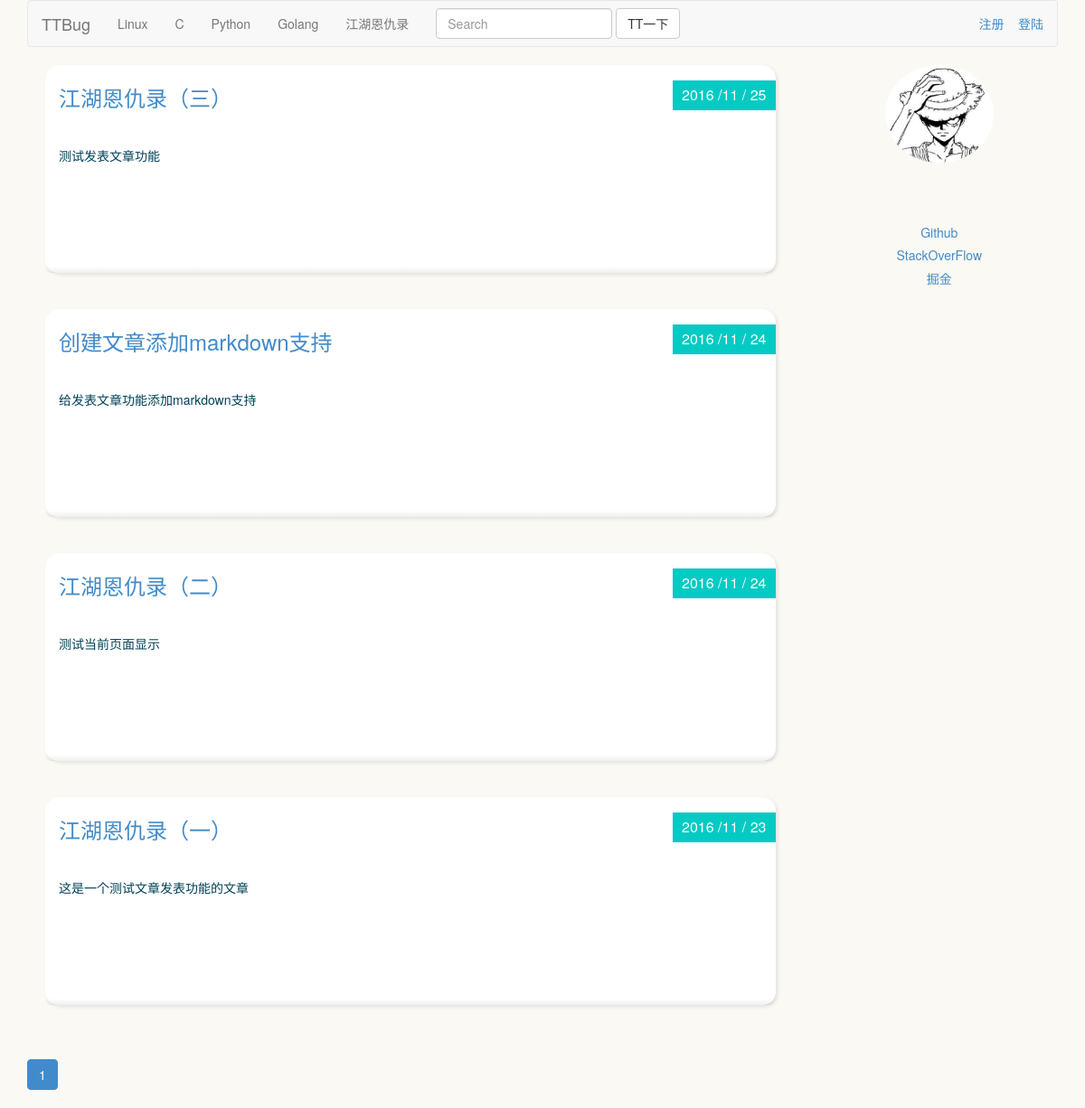
The app's page /, older data.
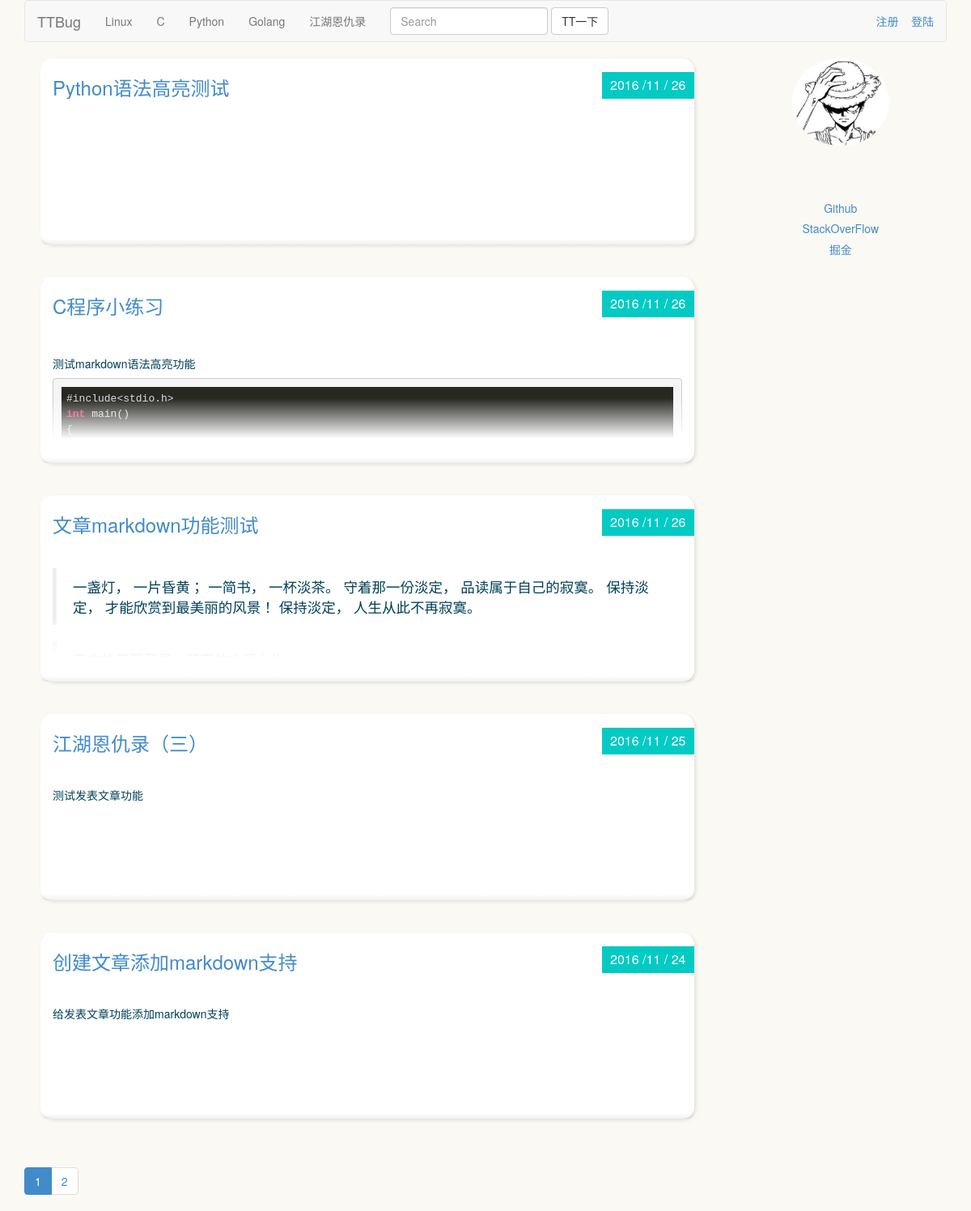
The same page, newer data.
### blocks/models.py (models this page shows, shortened)
class Blocks(models.Model):
    name = models.CharField("板块名称",max_length=100)
    owner = models.CharField("板块管理员",max_length=100)
    describe = models.CharField("板块描述",max_length=300)
    create_time_stamp = models.DateTimeField(auto_now_add=True)
    last_update_timestamp = models.DateTimeField(auto_now=True)
    class Meta:
        verbose_name = "板块"
        verbose_name_plural = "板块"

### articles/models.py (models this page shows, shortened)
class Articles(models.Model):
    owner = models.ForeignKey(User,verbose_name="作者")
    title = models.CharField("文章标题",max_length=100)
    author = models.CharField("文章作者",max_length=100)
    content = models.TextField("文章内容",max_length=10000)
    block = models.ForeignKey(Blocks,verbose_name="所属板块")
    create_time_stamp = models.DateTimeField("创建时间",auto_now_add=True)
    last_update_timestamp = models.DateTimeField("最后更新时间",auto_now=True)
    class Meta:
        verbose_name = "文章"
        verbose_name_plural = "文章"

### blocks/views.py (the view)
# urls.py: url(r'^$',views.index,name='index'),
def index(request):
    page_no = int(request.GET.get("page_no","1"))
    blocks = Blocks.objects.all().order_by("id")
    articles = Articles.objects.all().order_by("-id")
    articles_objs,pagination_data = paginate_queryset(articles,page_no)
    return render(request,"index.html",{"blocks":blocks,"articles":articles_objs,"pagination_data":pagination_data})

### articles/templatetags/custom_markdown.py (called while the page is built)
@register.filter(is_safe=True)
@stringfilter
def custom_markdown(value):
    return mark_safe(markdown2.markdown(force_text(value),extras=["fenced-code-blocks", "cuddled-lists", "metadata", "tables", "spoiler"]))

### utils/paginator.py (called while the page is built)
def paginate_queryset(objs,page_no,cnt_per_page=5,half_show_length=5):
    p = Paginator(objs,cnt_per_page)
    if page_no > p.num_pages:
        page_no = p.num_pages
    if page_no <= 0:
        page_no = 1
    page_links = [i for i in range(page_no-half_show_length,page_no+half_show_length+1) if i>0 and i<=p.num_pages]
    page = p.page(page_no)
    previous_link = page_links[0]-1
    next_link = page_links[-1]+1
    pagination_data = {
            "has_previous": previous_link > 0,
            "has_next": next_link <= p.num_pages,
            "previous_link": previous_link,
            "next_link": next_link,
            "page_cnt": p.num_pages,
            "current_no": page_no,
            "page_links": page_links
            }
    return (page.object_list,pagination_data)

### templates/index.html
{% extends "base.html" %}
{% load custom_markdown %}
{% block content %}
  {% for a in articles %}
	<div class="post-wrapper">
	  <div class="post">
	  	<div class="post-heading">
	  	  <h3 class="title">
              <a href="/articles/detail/{{a.id}}">{{a.title}}</a>
	  	  </h3>
	  	  <div class="date">{{a.create_time_stamp|date:"Y /m / d"}}</div>
	  	</div>
	  	<div class="post-content read-more-block">
	  	  {{a.content | custom_markdown}}
	  	</div>
	  	<div class="post-footer">
	  	</div>
	  </div>
	</div>
  {% endfor %}
  {% include "component/paginator.html" %}
{% endblock %}

### templates/base.html (shortened to what this page needs)
{% load staticfiles %}
<html>
  <head>
	    <link rel="stylesheet" href="/static/css/bootstrap.min.css">
        <link href="/static/css/font-awesome.min.css" rel="stylesheet" type="text/css">
        <link href="/static/css/style.css" rel="stylesheet" type="text/css">
		<link href="/static/js/highlight/styles/monokai.css" rel="stylesheet" type="text/css">
  </head>
  <body>
	<div class="container">
	  <nav class="navbar navbar-default" role="navigation">
	  <div class="container-fluid">
	    <div class="navbar-header">
	      <a class="navbar-brand" href="/">TTBug</a>
	    </div>
	    <div class="collapse navbar-collapse" id="bs-example-navbar-collapse-1">
	      <ul class="nav navbar-nav">
			    {% for b in blocks %}
                <li><a href="/articles/list/{{b.id}}">{{b.name}}</a></li>
				{% endfor %}
	      </ul>
	      <form class="navbar-form navbar-left" role="search">
		<div class="form-group">
		  <input type="text" class="form-control" placeholder="Search">
		</div>
		<button type="submit" class="btn btn-default">TT一下</button>
	      </form>
		<p class="navbar-text navbar-right">
          <a href="/register">注册</a>
          <a href="#">登陆</a>
        </p>
	    </div>
	  </div>
	</nav>
	<div class="row">
	  <div class="col-sm-9">
       {% block content %}
       {% endblock %}
	</div>
	<div class="col-sm-3">
	   <div id="divborder" align="center">
	   <img src="/static/img/avator/haha.jpg" width=120px height=108px/>
	   <br/><br/>
        <br/><br/>
	   <h5><a href="https://www.github.com/adamwinwho">Github</a></h5>
	   <h5><a href="http://www.stackoverflow.com">StackOverFlow</a></h5>
	   <h5><a href="http://gold.xitu.io">掘金</a></h5>
	   </div>
	</div>
	</div>
	</div>
  </body>
</html>

### templates/component/paginator.html (shortened to what this page needs)
<nav>
  <ul class="pagination">
    {% for no in pagination_data.page_links  %}
      <li{% if pagination_data.current_no == no %} class="active"{% endif %}>
        <a href="?page_no={{ no }}">{{ no }}</a>
      </li>
    {% endfor %}
  </ul>
</nav>

### static/css/style.css (style rules this page uses)
body { background-color: #fbf9f4; color: #004057; }
.post-wrapper { width: 100%; float: left; padding: 0 20px; }
.post { background-color: #fff; border-radius: 15px; margin: 0 auto 40px; box-shadow: 2px 2px 4px rgba(0, 0, 0, 0.1); position: relative; }
.post:after { width: 100%; height: 7px; content: ""; position: absolute; left: 0; bottom: 0; background: linear-gradient(rgba(105, 106, 97,0), rgba(105, 106, 97,.1)); border-radius: 0 0 15px 15px; }
.post-heading { padding: 8px 15px; position: relative; color: #ff5e73; height: 50px; }
.post-content { padding: 40px 15px 40px 15px; height: 150px; overflow: hidden; position: relative; background-color: #fff; }
.read-more-block:before { position: absolute; display: block; width: 100%; height: 50px; left: 0; bottom: 0; content: ""; background: -moz-linear-gradient(top, rgba(255,255,255,0) 0%, rgba(255,255,255,1) 100%); background: -webkit-gradient(linear, left top, left bottom, color-stop(0%,rgba(255,255,255,0)), color-stop(100%,rgba(255,255,255,1))); background: -webkit-linear-gradient(top, rgba(255,255,255,0) 0%,rgba(255,255,255,1) 100%); background: -o-linear-gradient(top, rgba(255,255,255,0) 0%,rgba(255,255,255,1) 100%); background: -ms-linear-gradient(top, rgba(255,255,255,0) 0%,rgba(255,255,255,1) 100%); background: linear-gradient(to bottom, rgba(255,255,255,0) 0%,rgba(255,255,255,1) 100%); filter: progid:DXImageTransform.Microsoft.gradient( startColorstr='#00ffffff', endColorstr='#ffffff',GradientType=0 ); }
.post-footer { text-align: center; background-color: #fff; padding: 10px 10px 20px; border-radius: 0 0 15px 15px; }
.post .date { color: #fff; position: absolute; right: 0px; bottom: 0px; padding: 5px 10px; background-color: #04cac4; font-size: 16px; }
.post .title { margin-top: 15px; }

### static/js/highlight/styles/monokai.css (style rules this page uses)
.hljs { display: block; overflow-x: auto; padding: 0.5em; background: #272822; color: #ddd; }

### templates/base.html (style rules this page uses)
#divborder img { border-radius:50%; }

Row changes from the older to the newer data that the page shows:
no longer on this page (row unchanged): Articles: title "江湖恩仇录（二）", create_time_stamp "2016 /11 / 24", content|custom_markdown "测试当前页面显示"
no longer on this page (row unchanged): Articles: title "江湖恩仇录（一）", create_time_stamp "2016 /11 / 23", content|custom_markdown "这是一个测试文章发表功能的文章"
added Articles: title "Python语法高亮测试", create_time_stamp "2016 /11 / 26"
added Articles: title "C程序小练习", create_time_stamp "2016 /11 / 26", content|custom_markdown "测试markdown语法高亮功能 #include<stdio.h> int main() {…"
added Articles: title "文章markdown功能测试", create_time_stamp "2016 /11 / 26", content|custom_markdown "一盏灯， 一片昏黄； 一简书， 一杯淡茶。 守着那一份淡定， 品读属于自己的寂寞。 保持淡定， 才能欣赏到最美丽的风景！ 保持淡定， 人生从此不再寂寞。"
Text that changed along with them:
new list line: "2"
